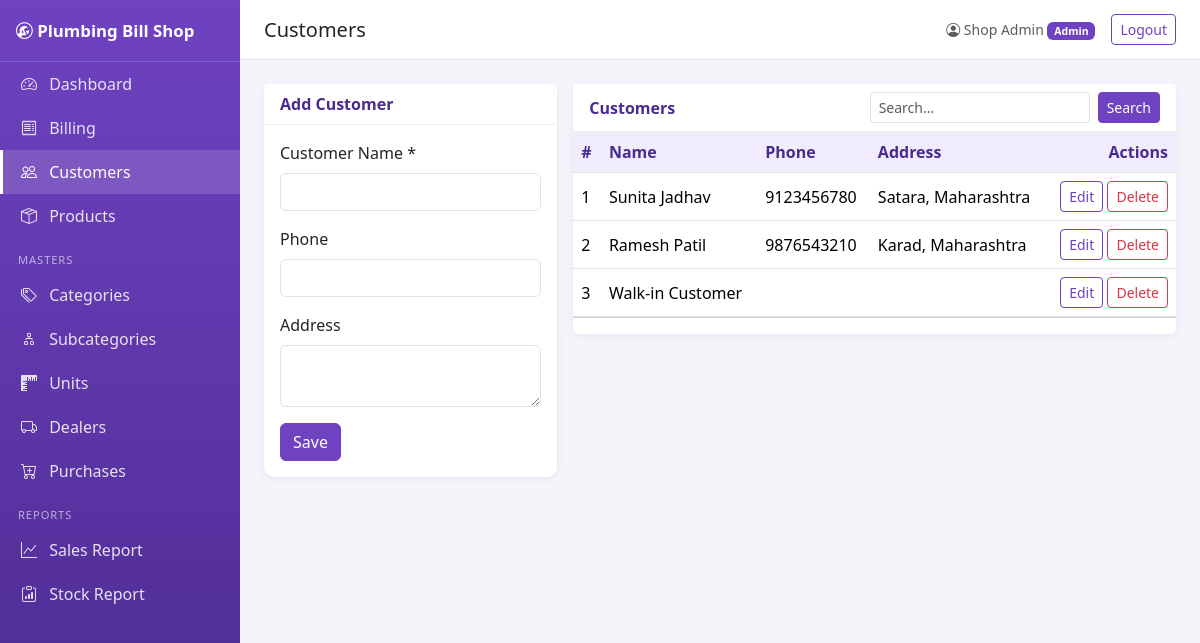
The app's page /customers/index.php (signed in) with its own data.
### tables this page shows
CREATE TABLE customers (
  id INT AUTO_INCREMENT PRIMARY KEY,
  name VARCHAR(100) NOT NULL,
  phone VARCHAR(20) NULL,
  address VARCHAR(255) NULL,
  is_deleted TINYINT(1) NOT NULL DEFAULT 0,
  created_at TIMESTAMP NOT NULL DEFAULT CURRENT_TIMESTAMP,
  updated_at TIMESTAMP NOT NULL DEFAULT CURRENT_TIMESTAMP ON UPDATE CURRENT_TIMESTAMP
);

### customers/index.php (called while the page is built, shortened)
<?php
require_once __DIR__ . '/../includes/init.php';
require_once __DIR__ . '/../includes/crud.php';
render_crud($pdo, [
    'table' => 'customers', 'path' => 'customers/index.php',
    'title' => 'Customers', 'singular' => 'Customer',
    'fields' => [
        'name'    => ['label' => 'Customer Name', 'required' => true, 'max' => 100],
        'phone'   => ['label' => 'Phone', 'type' => 'phone', 'max' => 20],
        'address' => ['label' => 'Address', 'type' => 'textarea', 'max' => 255],
    ],
    'columns' => ['name' => 'Name', 'phone' => 'Phone', 'address' => 'Address'],
    'search' => ['t.name', 't.phone', 't.address'],
]);

### includes/init.php (called while the page is built, shortened)
<?php
function flash($type = null, $message = null)
{
    if ($type === null) {
        $storedMessage = $_SESSION['flash'] ?? null;
        return $storedMessage;
    }
    return null;
}
function paginate($pdo, $select, $from, $params = [], $orderBy = 'id DESC')
{
    $select = str_replace('\\*', '*', $select);
    $countSql = "SELECT COUNT(*) " . $from;
    $countStmt = $pdo->prepare($countSql);
    $countStmt->execute($params);
    $totalRecords = (int) $countStmt->fetchColumn();
    $perPage = 10;
    $pages = max(1, (int) ceil($totalRecords / $perPage));
    $page = max(1, (int) ($_GET['page'] ?? 1));
    $page = min($page, $pages);
    $offset = ($page - 1) * $perPage;
    $sql = "SELECT " . $select . " " . $from
         . " ORDER BY " . $orderBy
         . " LIMIT " . $perPage
         . " OFFSET " . $offset;
    $stmt = $pdo->prepare($sql);
    $stmt->execute($params);
    $rows = $stmt->fetchAll(PDO::FETCH_ASSOC);
    return [$rows, $pages, $page];
}
function e($value)
{
    return htmlspecialchars((string)$value, ENT_QUOTES, 'UTF-8');
}

### includes/crud.php (the view, shortened to what this page needs)
<?php
function render_crud(PDO $pdo, array $c): void
{
    $t = $c['table'];
    $fields = $c['fields'];
    $errors = [];
    $old = [];
    $editRow = null;
    $q = trim($_GET['q'] ?? '');
    $from = 'FROM ' . ($c['from'] ?? "$t t") . ' WHERE t.is_deleted = 0';
    $params = [];
    [$rows, $pages, $page] = paginate($pdo, $c['select'] ?? 't.*', $from, $params, 't.id DESC');
    include __DIR__ . '/header.php';
    $isEdit = !empty($editRow['id']);
    ?>
    <div class="row g-3">
      <div class="col-lg-4">
        <div class="card"><div class="card-header"><?= $isEdit ? 'Edit' : 'Add' ?> <?= e($c['singular']) ?></div>
          <div class="card-body">
            <form method="post" novalidate>
              <?php foreach ($fields as $f => $d):
                  $type = $d['type'] ?? 'text';
                  $val = $old[$f] ?? ($editRow[$f] ?? '');
                  $bad = isset($errors[$f]) ? ' is-invalid' : ''; ?>
                <div class="mb-3">
                  <label class="form-label"><?= e($d['label']) ?><?= !empty($d['required']) ? ' *' : '' ?></label>
                  <?php if ($type === 'select'): ?>
                    <select name="<?= $f ?>" class="form-select<?= $bad ?>">
                      <option value="">-- Select --</option>
                      <?php foreach ($pdo->query($d['options_sql'])->fetchAll() as $o): ?>
                        <option value="<?= (int)$o['id'] ?>" <?= (string)$val === (string)$o['id'] ? 'selected' : '' ?>><?= e($o['name']) ?></option>
                      <?php endforeach; ?>
                    </select>
                  <?php elseif ($type === 'textarea'): ?>
                    <textarea name="<?= $f ?>" rows="2" class="form-control<?= $bad ?>"><?= e($val) ?></textarea>
                  <?php else: ?>
                    <input name="<?= $f ?>" class="form-control<?= $bad ?>" value="<?= e($val) ?>">
                  <?php endif; ?>
                </div>
              <?php endforeach; ?>
              <button class="btn btn-purple"><?= $isEdit ? 'Update' : 'Save' ?></button>
            </form>
          </div></div>
      </div>
      <div class="col-lg-8">
        <div class="card">
          <div class="card-header d-flex justify-content-between align-items-center flex-wrap gap-2">
            <span><?= e($c['title']) ?></span>
            <form class="d-flex gap-2" method="get">
              <input name="q" value="<?= e($q) ?>" class="form-control form-control-sm" placeholder="Search...">
              <button class="btn btn-sm btn-purple">Search</button>
            </form>
          </div>
          <div class="table-responsive"><table class="table table-hover align-middle mb-0">
            <thead><tr><th>#</th>
              <?php foreach ($c['columns'] as $label): ?><th><?= e($label) ?></th><?php endforeach; ?>
              <th class="text-end">Actions</th></tr></thead>
            <tbody>
            <?php foreach ($rows as $i => $r): ?>
              <tr><td><?= $i + 1 + ($page - 1) * 10 ?></td>
                <?php foreach ($c['columns'] as $col => $label): ?><td><?= e($r[$col] ?? '') ?></td><?php endforeach; ?>
                <td class="text-end text-nowrap">
                  <a class="btn btn-sm btn-outline-purple" href="?edit=<?= (int)$r['id'] ?>">Edit</a>
                  <form method="post" class="d-inline" data-confirm="Delete this <?= e(strtolower($c['singular'])) ?>?">
                    <button class="btn btn-sm btn-outline-danger">Delete</button></form>
                </td></tr>
            <?php endforeach; if (!$rows): ?>
              <tr><td colspan="<?= count($c['columns']) + 2 ?>" class="text-center text-muted py-4">No records found.</td></tr>
            <?php endif; ?>
            </tbody></table></div>
          <div class="card-footer bg-white"><?= pager($pages, $page) ?></div>
        </div>
      </div>
    </div>
    <?php
    include __DIR__ . '/footer.php';
}

### assets/css/style.css (style rules this page uses)
:root { --purple:#6f42c1;--purple-dark:#4b2a8f;--purple-soft:#f1ecfb }
body { background:#f6f4fb;font-family:"Segoe UI",system-ui,sans-serif }
.card { border:0;box-shadow:0 2px 8px rgba(75,42,143,.08);border-radius:10px }
.card-header { background:#fff;border-bottom:1px solid #eee;font-weight:600;color:var(--purple-dark) }
.btn-purple { background:var(--purple);color:#fff;border-color:var(--purple) }
.btn-outline-purple { color:var(--purple);border-color:var(--purple) }
.table thead th { background:var(--purple-soft);color:var(--purple-dark);white-space:nowrap }

### records on screen
customers: page "1", name "Sunita Jadhav", phone "9123456780", address "Satara, Maharashtra"
customers: page "2", name "Ramesh Patil", phone "9876543210", address "Karad, Maharashtra"
customers: page "3", name "Walk-in Customer"

### other values on screen
SHOP_NAME "Plumbing Bill Shop"
$pageTitle "Customers"
$_SESSION['user']['name'] "Shop Admin"
$_SESSION['user']['role'] "Admin"
$c['singular'] "Customer"
$d['label'] "Customer Name"
$d['label'] "Phone"
$d['label'] "Address"
$c['title'] "Customers"
$label "Name"
$label "Phone"
$label "Address"
